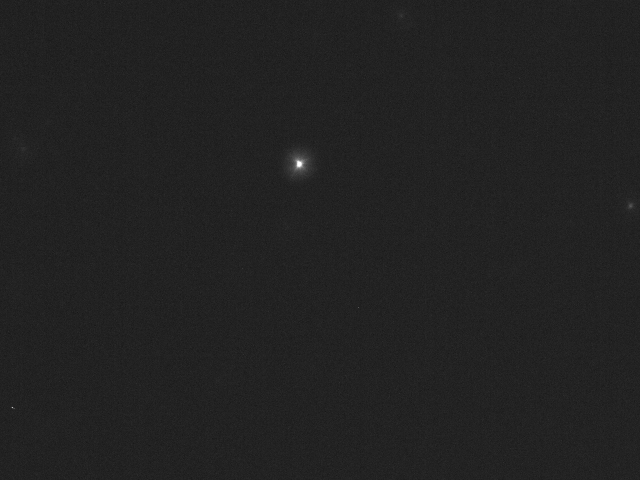
%> input picture starCenterFinding/example.png, 1280 x 960 px (shown at 1/2 size)
$ octave starFinding.m   (GNU Octave 9; MATLAB toolbox functions it lacks are replaced by stand-ins)
%> lines starting %> are read from the running program, lines starting %| are printed output that depends on the picture
I = imread(['example.png']);
%> I is the input picture: size 960x1280 uint16; min 32, max 65520, mean 8877.3

I = imgaussfilt(I, 3);
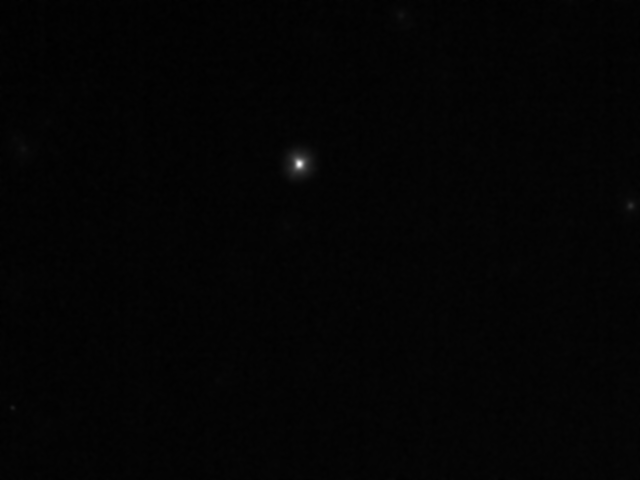
%> I: size 960x1280 uint16 (shown at 1/2 size); min 8001, max 60377, mean 8877.2; drawn with min black and max white
I = imgaussfilt(I, 3);

star_x = 275:375;
star_y = 550:650;
background = min(min(I))
%> background = 8236
power = 6;

COG_x = 0;
COG_y = 0;
I_sum = 0;

for i = star_x
    for j = star_y
        COG_x = COG_x + i * double(I(i,j) - background)^power;
        COG_y = COG_y + j * double(I(i,j) - background)^power;
        I_sum = I_sum + double(I(i,j) - background)^power;
    end
end
%> after the loop, COG_x = 1.56e+32; COG_y = 2.85e+32; I_sum = 4.76e+29

COG_x = COG_x / I_sum
%> COG_x = 328.5
COG_y = COG_y / I_sum
%> COG_y = 599.3


I = I(star_x,star_y);
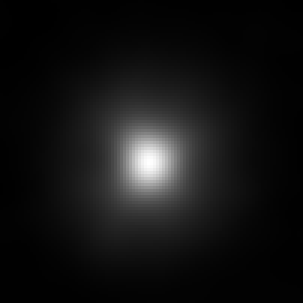
%> I: size 101x101 uint16 (shown 3 times larger); min 8590, max 52674, mean 12081.1; drawn with min black and max white
x = 0:size(I,2)-1;
%> x = 101 values from 0 to 100
y = 0:size(I,1)-1;
%> y = 101 values from 0 to 100

[X,Y] = meshgrid(x,y);                          % Coordinate Matrices (Not Necessary)
figure(1)
meshc(X, Y, I)                              % Mesh Plot
grid on
xlabel('X')
ylabel('Y')
zlabel('Intensity')
colormap(jet)
